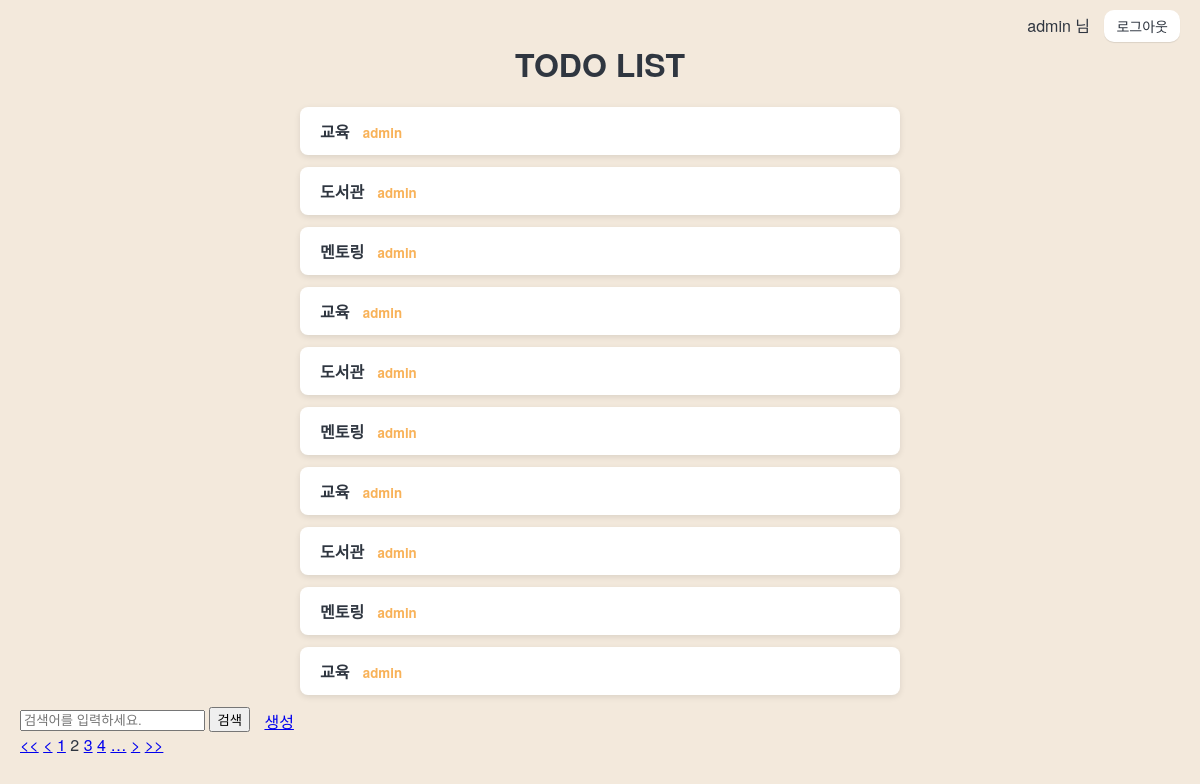
/cbv/todo/?page=2 (signed in), run on the app's committed database.
### todo/models.py (models this page shows, shortened)
class Todo(models.Model):
    title = models.CharField('제목',max_length=50)
    description = models.TextField('설명')
    start_date = models.DateField('시작일')
    end_date = models.DateField('마감일')
    is_completed = models.BooleanField('완료 여부',default=False)
    author = models.ForeignKey(User, on_delete=models.CASCADE)
    created_at = models.DateTimeField('생성 시간',auto_now_add=True)
    updated_at = models.DateTimeField('수정 시간',auto_now=True)
    class Meta :
        verbose_name = 'Todo'
        verbose_name_plural = 'Todo 목록'

### todo/cb_views.py (the view)
# urls.py: path('todo/', TodoListView.as_view(), name='cbv_todo_list'),
class TodoListView(LoginRequiredMixin, ListView):
    model = Todo
    template_name = 'todo_list.html'
    paginate_by = 10
    ordering = ['-created_at']
    def get_queryset(self):
        queryset = super().get_queryset()
        if not self.request.user.is_superuser :
            queryset = queryset.filter(author=self.request.user)
        q = self.request.GET.get('q')
        if q :
            from django.db.models.query_utils import Q
            queryset = queryset.filter(
                Q(title__icontains=q) |
                Q(description__icontains=q)
            )
        return queryset

### templates/todo_list.html (shortened to what this page needs)
{% extends 'base.html' %}
{% load static %}
{% block extra_css %}
    <link rel="stylesheet" href="{% static 'todo_list.css' %}">
{% endblock %}
{% block content %}
<h1>TODO LIST</h1>
<ul class="todo-list">
    {% if request.user.is_superuser %}
        {% for todo in object_list %}
            <li><a href="{% url 'cbv_todo_info' todo.id %}">{{ todo.title }} &nbsp; <small style="color:#F8B259">{{ todo.author }}</small></a></li>
        {% empty %}
            <li>등록된 TODO가 없습니다.</li>
        {% endfor %}
    {% else %}
        {% for todo in object_list %}
            <li><a href="{% url 'cbv_todo_info' todo.id %}">{{ todo.title }}</a></li>
        {% empty %}
            <li>등록된 TODO가 없습니다.</li>
        {% endfor %}
    {% endif %}
</ul>
<form method="GET" style="display:inline-block; margin-right: 10px;">
    <input name="q" type="text" placeholder="검색어를 입력하세요." value="{% if request.GET.q %}{{ request.GET.q }}{% endif %}">
    <button>검색</button>
</form>
<a href="{% url 'cbv_todo_create' %}" style="vertical-align: middle;">생성</a>
<div>
    {% if page_obj.has_previous %}
        <a href="?page=1{% if request.GET.q %}&q={{ reqeust.GET.q }}{%endif%}"><<</a>
        <a href="?page={{ page_obj.previous_page_number }}{% if request.GET.q %}&q={{ reqeust.GET.q }}{%endif%}"><</a>
    {% endif %}
    {% for i in page_obj.paginator.page_range %}
        {% if page_obj.number == i %}
            <span>{{ i }}</span>
        {% elif i > page_obj.number|add:-3 and i < page_obj.number|add:3 %}
            <a href="?page={{ i }}{% if request.GET.q %}&q={{ request.GET.q }}{% endif %}">{{ i }}</a>
        {% endif %}
    {% endfor %}
    {% if page_obj.number|add:2 < page_obj.paginator.num_pages %}
        <a href="?page={{ page_obj.number|add:3 }}{% if request.GET.q %}&q={{ request.GET.q }}{% endif %}">&hellip;</a>
    {% endif %}
    {% if page_obj.has_next %}
        <a href="?page={{ page_obj.next_page_number }}{% if request.GET.q %}&q={{ reqeust.GET.q }}{%endif%}">></a>
        <a href="?page={{ page_obj.paginator.num_pages }}{% if request.GET.q %}&q={{ reqeust.GET.q }}{%endif%}">>></a>
    {% endif %}
</div>
{% endblock %}

### templates/base.html (shortened to what this page needs)
{% load static %}
<!DOCTYPE html>
<html lang="en">
<head>
    <link rel="stylesheet" href="{% static 'base.css' %}" />
    {% block extra_css %}{% endblock %}
</head>
<body>
{% if request.user.is_authenticated %}
<nav>
    <div style = "text-align : right">
        {{ request.user.username }} 님
        <form action="{% url 'logout' %}" method='POST' style="display:inline">
            <button class="logout-button">로그아웃</button>
        </form>
    </div>
</nav>
{% block content %}{% endblock %}
{% endif %}
</body>
</html>

### static/base.css (style rules this page uses)
body { font-family: 'Helvetica Neue', sans-serif; background-color: #F3E9DC; margin: 0; padding: 20px; color: #2f3640; }
nav { position: fixed; top: 0; left: 0; width: 100%; padding: 10px 20px; box-sizing: border-box; z-index: 1000; }
.logout-button { background-color: white; color: #2f3640; border: 0px solid #ccc; box-shadow: 0 1px 1px rgba(0,0,0,0.1); padding: 6px 12px; border-radius: 10px; cursor: pointer; font-size: 14px; transition: background-color 0.2s ease; margin-left: 10px; }

### static/todo_list.css (style rules this page uses)
h1 { text-align: center; margin-bottom: 20px; }
.todo-list { max-width: 600px; margin: 0 auto; padding-left: 0; list-style-type: none; }
.todo-list li { background: white; padding: 12px 20px; border-radius: 8px; margin-bottom: 12px; box-shadow: 0 2px 6px rgba(0,0,0,0.1); transition: background-color 0.2s ease; }
.todo-list li a { text-decoration: none; color: #2f3640; font-weight: 600; display: block; }

### data on the page
Todo: title "교육", author "admin"
Todo: title "도서관", author "admin"
Todo: title "멘토링", author "admin"
Todo: title "교육", author "admin"
Todo: title "도서관", author "admin"
Todo: title "멘토링", author "admin"
Todo: title "교육", author "admin"
Todo: title "도서관", author "admin"
Todo: title "멘토링", author "admin"
Todo: title "교육", author "admin"

### other printed values
{{ request.user.username }} "admin"
{{ i }} "1" "3" "4"
{{ i }} "2"
